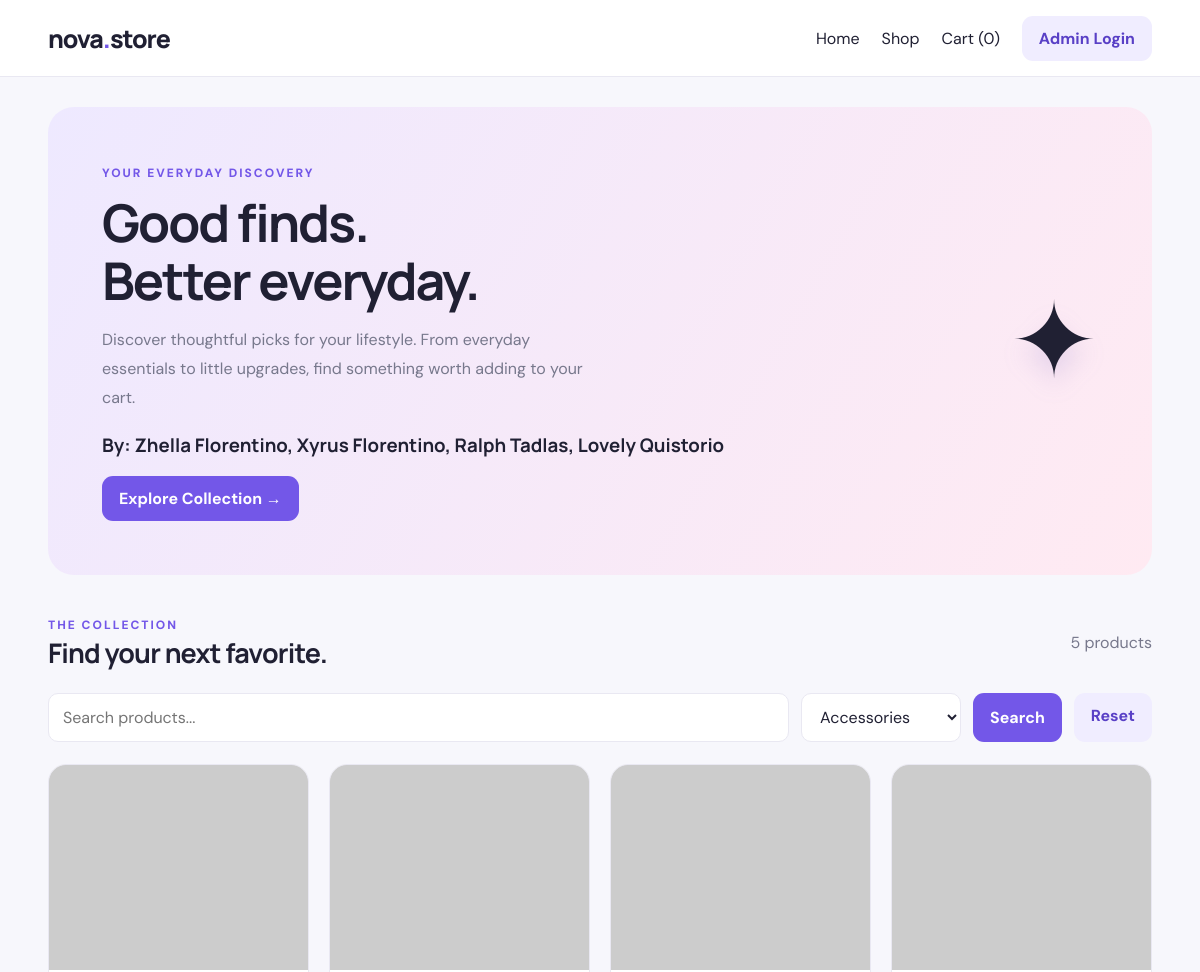
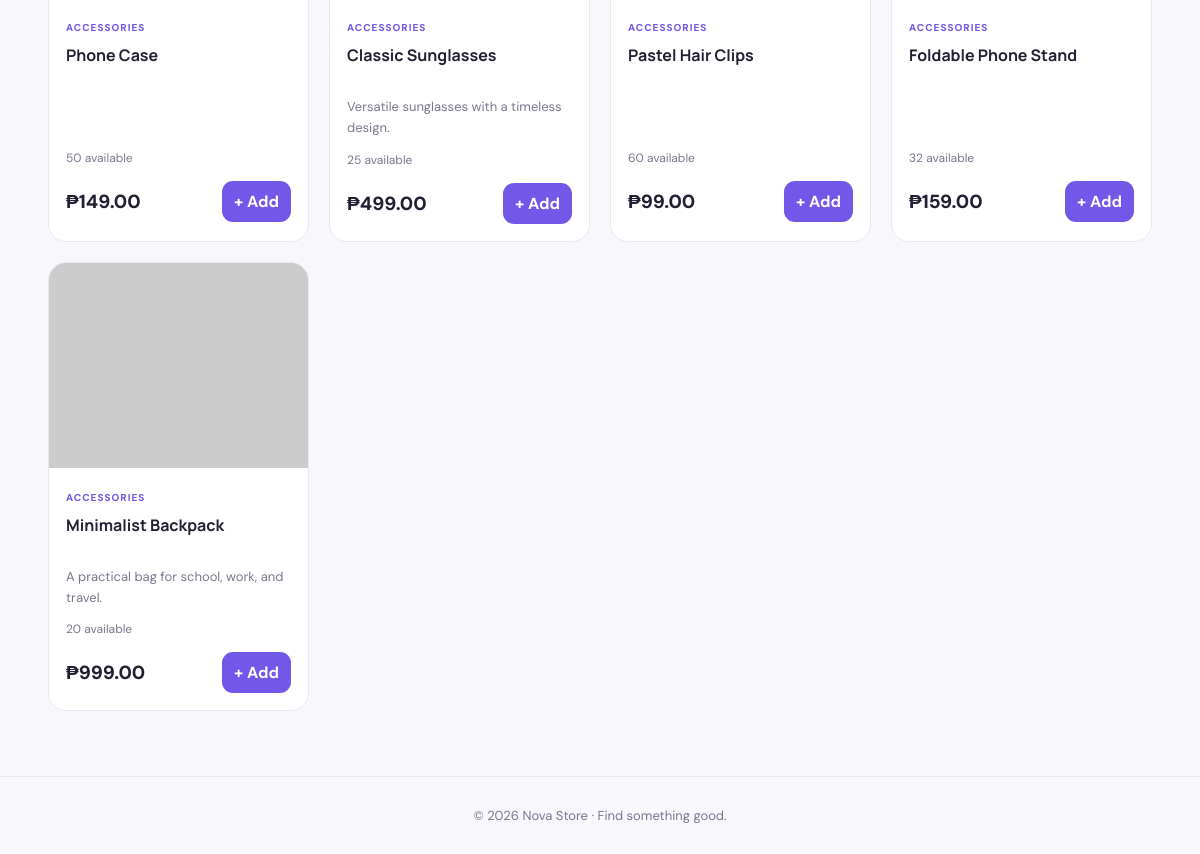
Page /index.php?category=Accessories on the committed database (2 pictures, top to bottom).
### tables this page shows
CREATE TABLE `products` (
  `id` int(11) NOT NULL,
  `name` varchar(150) NOT NULL,
  `category` varchar(100) NOT NULL,
  `description` text DEFAULT NULL,
  `price` decimal(10,2) NOT NULL,
  `stock` int(11) NOT NULL DEFAULT 0,
  `image` varchar(255) DEFAULT NULL,
  `created_at` timestamp NOT NULL DEFAULT current_timestamp()
);

### index.php (the view, shortened to what this page needs)
<?php
require "db.php";
$search = trim($_GET["search"] ?? "");
$category = trim($_GET["category"] ?? "");
$sql = "SELECT * FROM products WHERE 1=1";
$params = [];
if ($category !== "") {
    $sql .= " AND category = ?";
    $params[] = $category;
}
$sql .= " ORDER BY RAND()";
$stmt = $pdo->prepare($sql);
$stmt->execute($params);
$products = $stmt->fetchAll();
$categories = $pdo->query(
    "SELECT DISTINCT category FROM products ORDER BY category"
)->fetchAll(PDO::FETCH_COLUMN);
$cartCount = array_sum($_SESSION["cart"]);
?>
<!DOCTYPE html>
<html lang="en">
<head>
    <link rel="stylesheet" href="style.css">
</head>
<body>
<nav class="navbar">
    <div class="container nav-inner">
        <a class="brand" href="index.php">nova<span>.</span>store</a>
        <div class="nav-links">
            <a href="index.php">Home</a>
            <a href="#products">Shop</a>
            <a href="cart.php">Cart (<?= $cartCount ?>)</a>
            <a class="btn btn-light" href="login.php">Admin Login</a>
        </div>
    </div>
</nav>
<main class="container">
    <section class="hero">
        <div>
            <span class="eyebrow">YOUR EVERYDAY DISCOVERY</span>
            <h1>Good finds.<br>Better everyday.</h1>
            <p>
                Discover thoughtful picks for your lifestyle.
                From everyday essentials to little upgrades,
                find something worth adding to your cart.  </p>
            <h3>By: Zhella Florentino,
            Xyrus Florentino,
            Ralph Tadlas,
            Lovely Quistorio</h3>
            <a class="btn" href="#products">Explore Collection →</a>
        </div>
        <div class="hero-art">✦</div>
    </section>
    <section id="products">
        <div class="section-heading">
            <div>
                <span class="eyebrow">THE COLLECTION</span>
                <h2>Find your next favorite.</h2>
            </div>
            <span class="muted"><?= count($products) ?> products</span>
        </div>
        <form class="toolbar" method="GET">
            <input
                type="search"
                name="search"
                placeholder="Search products..."
                value="<?= htmlspecialchars($search) ?>"
            >
            <select name="category">
                <?php foreach ($categories as $cat): ?>
                    <option value="<?= htmlspecialchars($cat) ?>"
                        <?= $category === $cat ? "selected" : "" ?>>
                        <?= htmlspecialchars($cat) ?>
                    </option>
                <?php endforeach; ?>
            </select>
            <button type="submit">Search</button>
            <a class="btn btn-light" href="index.php">Reset</a>
        </form>
        <div class="product-grid">
            <?php foreach ($products as $p): ?>
                <article class="product-card">
                    <img
                        class="product-image"
                        src="<?= htmlspecialchars($p["image"] ?: "https://placehold.co/600x400?text=Product") ?>"
                        alt="<?= htmlspecialchars($p["name"]) ?>"
                        loading="lazy"
                        onerror="this.onerror=null;this.src='https://placehold.co/600x400?text=Product';"
                    >
                    <div class="product-info">
                        <span class="category">
                            <?= htmlspecialchars($p["category"]) ?>
                        </span>
                        <h3><?= htmlspecialchars($p["name"]) ?></h3>
                        <p class="description">
                            <?= htmlspecialchars($p["description"] ?? "") ?>
                        </p>
                        <p class="stock">
                            <?= (int)$p["stock"] > 0
                                ? (int)$p["stock"] . " available"
                                : "Out of stock" ?>
                        </p>
                        <div class="product-bottom">
                            <span class="price">
                                ₱<?= number_format((float)$p["price"], 2) ?>
                            </span>
                            <?php if ((int)$p["stock"] > 0): ?>
                                <form method="POST">
                                    <button type="submit" name="add_to_cart">
                                        + Add
                                    </button>
                                </form>
                            <?php else: ?>
                                <button disabled>Sold Out</button>
                            <?php endif; ?>
                        </div>
                    </div>
                </article>
            <?php endforeach; ?>
        </div>
    </section>
</main>
<footer class="footer">
    <div class="container">
        © <?= date("Y") ?> Nova Store · Find something good.
    </div>
</footer>
</body>
</html>

### style.css (style rules this page uses)
:root { --primary: #7357e8; --primary-dark: #5940c6; --pink: #f5a7c7; --ink: #202033; --muted: #77788c; --surface: #ffffff; --background: #f7f7fc; --border: #e9e8f2; --success: #16845b; --danger: #d94058; --radius: 18px; --shadow: 0 12px 35px rgba(36, 26, 78, .07); }
* { box-sizing: border-box; }
body { margin: 0; background: var(--background); color: var(--ink); font-family: 'DM Sans', sans-serif; }
h1, h2, h3, .brand { font-family: 'Manrope', sans-serif; }
a { text-decoration: none; color: inherit; }
button, input, select, textarea { font: inherit; }
button, .btn { border: 0; border-radius: 11px; padding: 12px 17px; background: var(--primary); color: white; cursor: pointer; font-weight: 700; transition: .2s ease; display: inline-block; text-align: center; }
.btn-light { background: #f0edff; color: var(--primary-dark); }
.container { width: min(1180px, 92%); margin: auto; }
.navbar { background: rgba(255, 255, 255, .94); border-bottom: 1px solid var(--border); position: sticky; top: 0; z-index: 10; backdrop-filter: blur(12px); }
.nav-inner { min-height: 76px; display: flex; align-items: center; justify-content: space-between; gap: 20px; }
.brand { font-size: 25px; font-weight: 800; letter-spacing: -1px; }
.brand span { color: var(--primary); }
.nav-links { display: flex; gap: 22px; align-items: center; flex-wrap: wrap; }
.hero { margin: 30px auto; padding: 54px; min-height: 290px; border-radius: 26px; background: linear-gradient(120deg, #eee9ff, #ffeaf2); display: flex; align-items: center; justify-content: space-between; gap: 25px; overflow: hidden; }
.hero h1 { font-size: clamp(32px, 5vw, 52px); line-height: 1.12; letter-spacing: -2px; margin: 12px 0; max-width: 580px; }
.hero p { color: var(--muted); line-height: 1.8; max-width: 500px; }
.hero-art { font-size: 105px; filter: drop-shadow(0 15px 12px #8e76c933); }
.eyebrow { color: var(--primary); font-size: 12px; font-weight: 800; letter-spacing: 2px; text-transform: uppercase; }
.section-heading { display: flex; align-items: center; justify-content: space-between; gap: 20px; margin: 38px 0 20px; }
.section-heading h2 { margin: 0; font-size: 27px; letter-spacing: -.8px; }
.muted { color: var(--muted); }
.toolbar { display: flex; gap: 12px; flex-wrap: wrap; margin: 22px 0; }
.toolbar input { flex: 1; min-width: 190px; }
input, select, textarea { width: 100%; padding: 12px 14px; border: 1px solid var(--border); border-radius: 10px; background: white; color: var(--ink); outline: none; }
.toolbar select { width: auto; min-width: 160px; }
.product-grid { display: grid; grid-template-columns: repeat(4, minmax(0, 1fr)); gap: 20px; }
.product-card { background: var(--surface); border: 1px solid var(--border); border-radius: var(--radius); overflow: hidden; transition: .25s ease; min-width: 0; }
.product-image { width: 100%; height: 205px; object-fit: cover; background: #f0eef8; display: block; }
.product-info { padding: 17px; }
.category { color: var(--primary); text-transform: uppercase; font-size: 10px; font-weight: 800; letter-spacing: 1px; }
.product-info h3 { font-size: 16px; margin: 8px 0; min-height: 40px; }
.description { font-size: 13px; color: var(--muted); line-height: 1.6; min-height: 40px; }
.product-bottom { display: flex; align-items: center; justify-content: space-between; gap: 10px; margin-top: 15px; }
.price { font-size: 19px; font-weight: 800; color: var(--ink); }
.stock { font-size: 12px; color: var(--muted); margin: 8px 0; }
.product-bottom form { margin: 0; }
.product-bottom button { padding: 10px 12px; }
.footer { margin-top: 65px; padding: 30px 0; border-top: 1px solid var(--border); text-align: center; color: var(--muted); font-size: 13px; }

### rows in the picture
products: category "ACCESSORIES", name "Phone Case", stock "50", price "149.00"
products: category "ACCESSORIES", name "Classic Sunglasses", description "Versatile sunglasses with a timeless design.", stock "25", price "499.00"
products: category "ACCESSORIES", name "Pastel Hair Clips", stock "60", price "99.00"
products: category "ACCESSORIES", name "Foldable Phone Stand", stock "32", price "159.00"
products: category "ACCESSORIES", name "Minimalist Backpack", description "A practical bag for school, work, and travel.", stock "20", price "999.00"

### other values in the picture
$cartCount "0"
count($products) "5"
form field category "Accessories"
